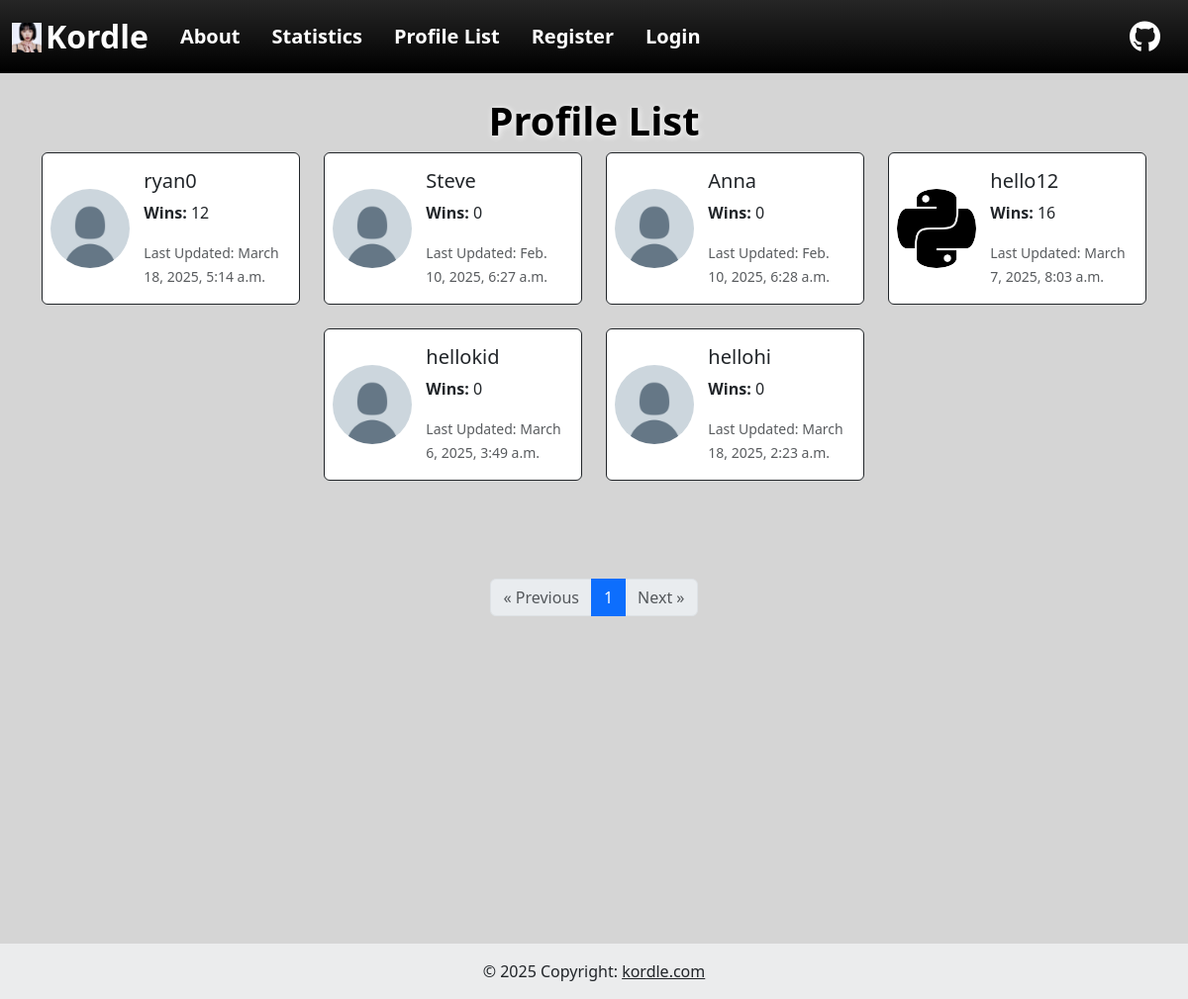
Before: /profile_list/ with the older database file.
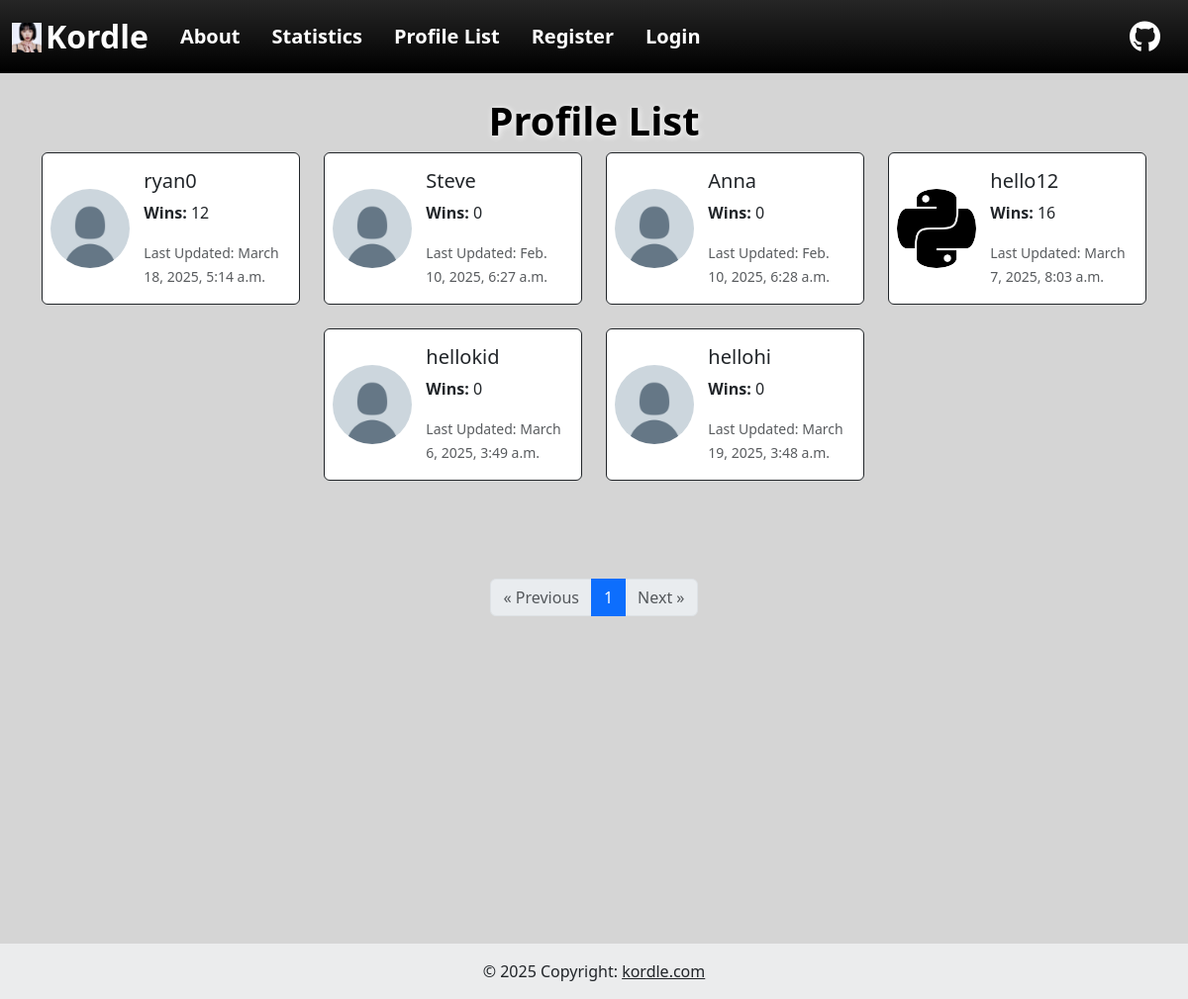
After: the same page with the newer database file.
### myApp/models.py (models this page shows, shortened)
class Profile(models.Model):
    user = models.OneToOneField(User, on_delete=models.CASCADE)
    wins = models.PositiveIntegerField(default=0)
    date_modified = models.DateTimeField(User, auto_now=True)
    profile_image = models.ImageField(null=True, blank=True, upload_to='images/')

### myApp/views.py (the view)
# urls.py: path('profile_list/', views.profile_list, name='profile_list'),
def profile_list(request):
    profiles = Profile.objects.all()
    paginator = Paginator(profiles, 10)
    page_number = request.GET.get("page")
    page_obj = paginator.get_page(page_number)
    return render(request, "profile_list.html", {"page_obj": page_obj})

### myApp/templates/profile_list.html (shortened to what this page needs)
{% extends "./base.html" %}
{% load static %}
{% block content %}
<h1 class="text-center fs-1 fw-bold text-black" style="text-shadow: 1px 1px 6px white;">Profile List</h1>
{% if page_obj %}
<div class="min-vh-100">
    <div class="row justify-content-center" style="margin-bottom: 75px;">
        {% for profile in page_obj %}
            <div class="col-md-6 col-lg-3 d-flex justify-content-center">
                <div class="card mb-4 bg-white border-dark" style="max-width: 400px;">
                    <div class="row g-0">
                        <div class="col-4 d-flex align-items-center">
                            {% if profile.profile_image %}
                            <img src="{{ profile.profile_image.url }}" width="80", height="80", class="ms-2 rounded-circle" alt="Profile Image">
                            {% else %}
                            <img src="{% static 'myApp/images/7ayjc8s4j2n61.png' %}" width="80", height="80", class="ms-2 rounded-circle" alt="Profile Image">
                            {% endif %}
                        </div>
                        <div class="col-8">
                            <div class="card-body">
                                <h5 class="card-title">{{ profile.user.username }}</h5>
                                <p class="card-text"><strong>Wins:</strong> {{ profile.wins }}</p>
                                <p class="card-text"><small class="text-body-secondary">Last Updated: {{ profile.date_modified }}</small></p>
                            </div>
                        </div>
                    </div>
                </div>
            </div>
        {% endfor %}
    </div>
    <div class="d-flex justify-content-center">
        <nav aria-label="Page navigation">
            <ul class="pagination">
                {% if page_obj.has_previous %}
                    <li class="page-item">
                        <a class="page-link" href="?page={{ page_obj.previous_page_number }}" aria-label="Previous">
                            &laquo; Previous
                        </a>
                    </li>
                {% else %}
                    <li class="page-item disabled">
                        <span class="page-link">&laquo; Previous</span>
                    </li>
                {% endif %}
                {% for num in page_obj.paginator.page_range %}
                    {% if page_obj.number == num %}
                        <li class="page-item active"><span class="page-link">{{ num }}</span></li>
                    {% else %}
                        <li class="page-item">
                            <a class="page-link" href="?page={{ num }}">{{ num }}</a>
                        </li>
                    {% endif %}
                {% endfor %}
                {% if page_obj.has_next %}
                    <li class="page-item">
                        <a class="page-link" href="?page={{ page_obj.next_page_number }}" aria-label="Next">
                            Next &raquo;
                        </a>
                    </li>
                {% else %}
                    <li class="page-item disabled">
                        <span class="page-link">Next &raquo;</span>
                    </li>
                {% endif %}
            </ul>
        </nav>
    </div>
</div>
{% else %}
    <p class="text-center text-muted">No profiles found.</p>
{% endif %}
{% endblock %}

Changed rows visible on the page:
changed Profile "hellohi": date_modified "March 18, 2025, 2:23 a.m." → "March 19, 2025, 3:48 a.m."
